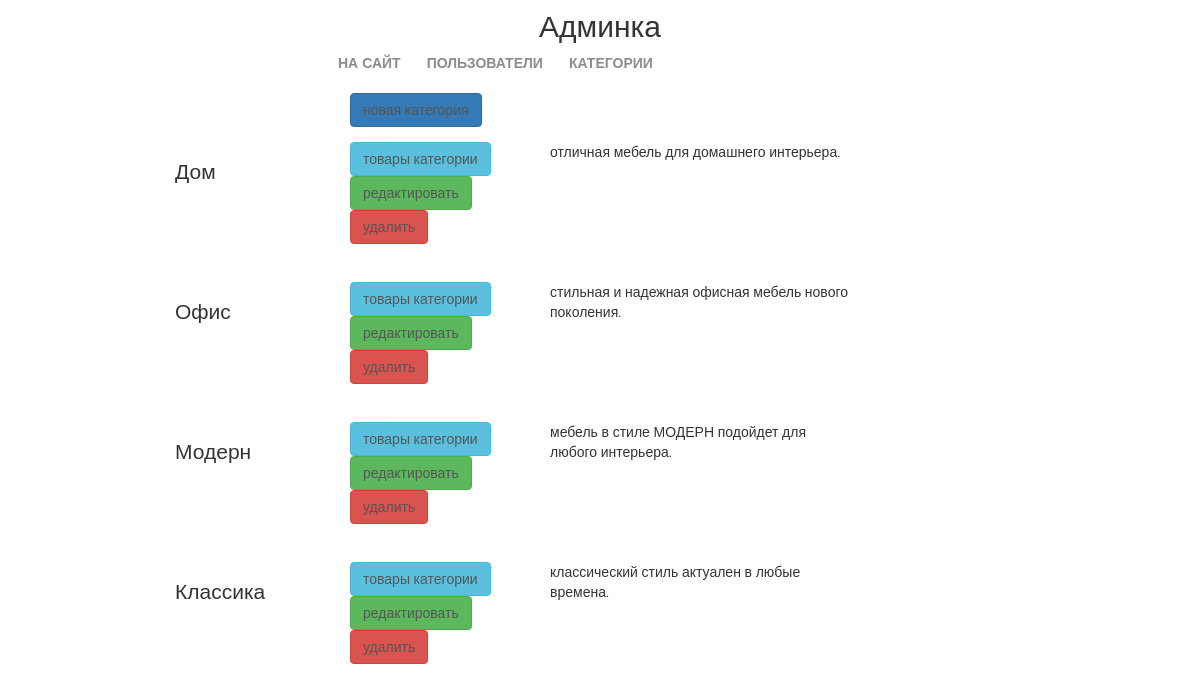
The app's page /myadmin/productcategories/ (signed in) with its own data.
### mainapp/models.py (models this page shows, shortened)
class ProductCategory(models.Model):
    name = models.CharField(verbose_name='имя', max_length=64, unique=True)
    description = models.TextField(verbose_name='описание', blank=True)
    is_active = models.BooleanField(verbose_name='активность', default=True)

### adminapp/views.py (the view)
@user_passes_test(lambda u: u.is_superuser)
def categories(request):
    context = {
        'title': 'категории продуктов',
        'object_list': ProductCategory.objects.all()
    }
    return render(request, 'adminapp/productcategory_list.html', context)

### adminapp/templates/adminapp/productcategory_list.html
{% extends 'adminapp/base.html' %}
{% load static %}
{% block container %}
<div class="categories_list">
    <a href="{% url 'myadmin:productcategory_create' %}"
       class="btn btn-primary new_category">
        новая категория
    </a>
    {% for object in object_list %}
    <div class="category_record {% if not object.is_active %}not_active{% endif %}">
        <div class="category_name">
            {{ object.name|title }}
        </div>
        <div class="category_actions">
            <a href=""
               class="btn btn-info">
                товары категории
            </a>
            <a href="{% url 'myadmin:productcategory_update' object.pk %}"
               class="btn btn-success">
                редактировать
            </a>
            <a href=""
               class="btn btn-danger">
                удалить
            </a>
        </div>
        <div class="category_desc">
            {{ object.description }}
        </div>
    </div>
    {% endfor %}
</div>
{% endblock %}

### static/css/style.css (style rules this page uses)
* { margin: 0; padding: 0; }
body { font-family: 'Montserrat', sans-serif; }
html, body { height: 100%; }
.categories_list { margin-left: 150px; }
.categories_list .new_category { margin-left: 200px; }
.categories_list a { color: #555; text-decoration: none; }
.category_record { height: 125px; margin: 15px auto; position: relative; }
.categories_list .category_name { display: block; float: left; margin-top: 15px; margin-left: 25px; width: 150px; font-size: 150%; }
.category_record .category_actions { display: block; float: left; margin-top: 0px; margin-left: 25px; width: 175px; }
.category_record .category_desc { display: block; float: left; margin-top: 0px; margin-left: 25px; width: 300px; }

### records on screen
ProductCategory: name "Дом", description "отличная мебель для домашнего интерьера."
ProductCategory: name "Офис", description "стильная и надежная офисная мебель нового поколения."
ProductCategory: name "Модерн", description "мебель в стиле МОДЕРН подойдет для любого интерьера."
ProductCategory: name "Классика", description "классический стиль актуален в любые времена."
